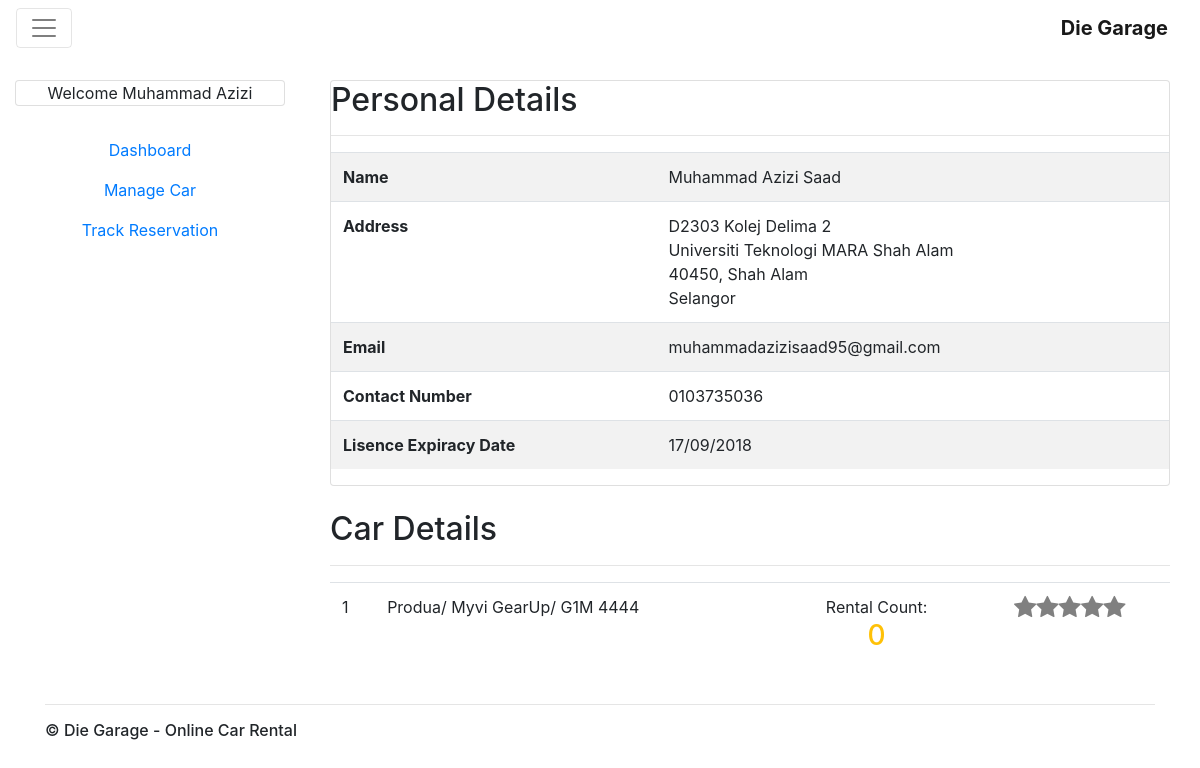
The app's page /dashboard.php (signed in) with its own data.
### tables this page shows
CREATE TABLE `user` (
  `userID` varchar(255) NOT NULL,
  `userFirstName` varchar(255) NOT NULL,
  `userLastName` varchar(255) NOT NULL,
  `userDOB` varchar(255) NOT NULL,
  `userEmail` varchar(255) NOT NULL,
  `userPhone` varchar(255) NOT NULL,
  `userCategory` varchar(255) NOT NULL,
  `userLicense` varchar(255) NOT NULL
);

CREATE TABLE `address` (
  `addressID` int(11) NOT NULL,
  `addressLine1` varchar(255) NOT NULL,
  `addressLine2` varchar(255) NOT NULL,
  `addressCity` varchar(255) NOT NULL,
  `addressPostcode` varchar(255) NOT NULL,
  `addressState` varchar(255) NOT NULL,
  `userID` varchar(255) NOT NULL
);

CREATE TABLE `license` (
  `licenseID` varchar(255) NOT NULL,
  `licenseExpDate` varchar(255) NOT NULL
);

CREATE TABLE `car` (
  `carID` varchar(255) NOT NULL,
  `carRegistrationDate` varchar(255) NOT NULL,
  `carType` varchar(255) NOT NULL,
  `carEngineNo` varchar(255) NOT NULL,
  `carCasisNo` varchar(255) NOT NULL,
  `carManufacturer` varchar(255) NOT NULL,
  `carManufacturingYear` varchar(255) NOT NULL,
  `carModelName` varchar(255) NOT NULL,
  `carEngineCapacity` varchar(255) NOT NULL,
  `carFuel` varchar(255) NOT NULL,
  `carColor` varchar(255) NOT NULL,
  `carCapacity` varchar(255) NOT NULL,
  `carTransmission` varchar(255) NOT NULL,
  `carCondition` varchar(255) NOT NULL,
  `carStatus` varchar(255) NOT NULL,
  `carInsuranceID` varchar(255) NOT NULL,
  `carServiceID` varchar(255) NOT NULL,
  `userID` varchar(255) NOT NULL
);

### dashboard.php (the view, shortened to what this page needs)
<?php
	include ("dbconn.php");
	if($_SESSION)
	{
?>
<!DOCTYPE html>
<html lang="en">
<head>
	<?php include"head.php"; ?>
	<link rel="stylesheet" type="text/css" href="https://cdnjs.cloudflare.com/ajax/libs/flatpickr/2.6.1/flatpickr.css">
</head>
<body>
	<?php include "navbarDashboard.php"; ?>
	<br>
	<div class="container-fluid">
		<div class="row">
			<div class="col-sm-3">
			<?php include('dashboardMenu.php'); ?>
			</div>
			<?php
				if($_SESSION["category"] == "Owner")
				{
					$id = $_SESSION["id"];
					$sql0 = "SELECT *
							 FROM user u JOIN address a ON u.userID = a.userID
							 JOIN license l ON u.userLicense = l.licenseID
							 WHERE u.userID = '$id'";
					$query0 = mysqli_query($dbconn, $sql0);
					$data0 = mysqli_fetch_assoc($query0);
					?>
						<div class="col-sm-9">
							<div class="container">
								<div class="card">
									<div class="card-block">
										<div class="page-header">
											<h2>Personal Details</h2>
											<hr>
										</div>
										<div>
											<table class="table table-striped">
											  <tbody>
											    <tr>
											      <th scope="row">Name</th>
											      <td><?php echo $data0["userFirstName"] . " " . $data0["userLastName"] ?></td>
											    </tr>
											    <tr>
											      <th scope="row">Address</th>
											      <td><?php echo $data0["addressLine1"] . "<br>" . $data0["addressLine2"] ."<br>". $data0["addressPostcode"] . ", " . $data0["addressCity"] ."<br>". $data0["addressState"]?></td>
											    </tr>
											    <tr>
											      <th scope="row">Email</th>
											      <td><?php echo $data0["userEmail"] ?></td>
											    </tr>
											    <tr>
											      <th scope="row">Contact Number</th>
											      <td><?php echo $data0["userPhone"] ?></td>
											    </tr>
											    <tr>
											      <th scope="row">Lisence Expiracy Date</th>
											      <td><?php echo $data0["licenseExpDate"] ?></td>
											    </tr>
											  </tbody>
											</table>
										</div>
									</div>
								</div>
							</div>
							<br>
							<?php
								$sql0 = "SELECT * FROM car WHERE userID = '$id'";
								$query0 = mysqli_query($dbconn, $sql0);
							?>
							<div class="container">
								<div class="page-header">
									<h2>Car Details</h2>
									<hr>
								</div>
								<table class="table">
								<?php
									$a = 1;
									while($data0 = mysqli_fetch_assoc($query0))
									{
										$sql1 = "SELECT * FROM rating WHERE carID = '$data0[carID]'";
										$query1 = mysqli_query($dbconn, $sql1);
										$row1 = mysqli_num_rows($query1);
										$tcount = 0;
										$sql2 = "SELECT * FROM car WHERE carID = '$data0[carID]'";
										$query2 = mysqli_query($dbconn, $sql2);
										$data2 = mysqli_fetch_assoc($query2);
										$sql3 = "SELECT * FROM rental WHERE carID = '$data0[carID]'";
										$query3 = mysqli_query($dbconn, $sql3);
										$row3 = mysqli_num_rows($query3);
										if($row1 > 0)
										{
											while($data1 = mysqli_fetch_assoc($query1))
											{
												$tcount = $tcount + $data1["ratingCount"];
												$fcount = $tcount/$row1;
											}
										}
										else
										{
											$fcount = 0;
										}
								?>
									    <tr>
									    	<td><?php echo $a ?></td>
								    		<td>
								    			<?php echo $data2["carManufacturer"]. "/ " . $data2["carModelName"] . "/ " . $data2["carID"] ?>
								    		</td>
								    		<td class="text-center">
								    			Rental Count: <h3 class="text-warning"><?php echo $row3 ?></h3>
								    		</td>
								    		<td class="text-center">
								    			<div class="stars-green" data-rating="<?php echo $fcount ?>"></div>
								    		</td>
									    </tr>
								  <?php
								  	$a++;
									}
								  ?>
								</table>
							</div>
					<?php
				}
			?>
		</div>
	</div>
	<?php include "footer.php"; ?>
</body>
</html>
<?php
	}
	else
	{
		header("Location: signin.php");
	}
?>

### head.php (shortened to what this page needs)
<link rel="stylesheet" href="https://maxcdn.bootstrapcdn.com/bootstrap/4.0.0-alpha.6/css/bootstrap.min.css">
<link rel="stylesheet" href="fonts/css/font-awesome.min.css">

### navbarDashboard.php (shortened to what this page needs)
<nav class="navbar navbar-toggleable-sm navbar-light bg-faded sticky-top">
	<button type="button" class="navbar-toggler navbar-toggler-right" data-toggle="collapse" data-target="#navbarContent">
		<span class="navbar-toggler-icon"></span>
	</button>
	<div class="navbar-brand"><strong>Die Garage</strong></div>
</nav>

### dashboardMenu.php (shortened to what this page needs)
	<div class="card">
	  <div class="card-block text-center">
	    Welcome <?php echo $_SESSION["name"] ?>
	  </div>
	</div>
	<br>
<?php
if($_SESSION["category"] == "Owner")
{
	?>
	<div class="container">
		<ul class="nav flex-column nav-pills nav-fill">
			<li class="nav-item">
				<a class="nav-link" href="dashboard.php">Dashboard</a>
			</li>
			<li class="nav-item">
				<a class="nav-link" href="manageCar.php">Manage Car</a>
			</li>
			<li class="nav-item">
				<a class="nav-link" href="trackReservation.php">Track Reservation</a>
			</li>
		</ul>
	</div>
	<?php
}
?>

### footer.php
<footer class="footer">
	<div class="container">
		<hr><h6>&copy; Die Garage - Online Car Rental</h6>
	</div>
</footer>

### records on screen
user: userFirstName "Muhammad Azizi", userLastName "Saad", address.addressLine1 "D2303 Kolej Delima 2", address.addressLine2 "Universiti Teknologi MARA Shah Alam", address.addressPostcode "40450", address.addressCity "Shah Alam", address.addressState "Selangor", userEmail "muhammadazizisaad95@gmail.com", userPhone "0103735036", license.licenseExpDate "17/09/2018"
car: carManufacturer "Produa", carModelName "Myvi GearUp", carID "G1M 4444", row3 "0"

### other values on screen
$_SESSION["name"] "Muhammad Azizi"
